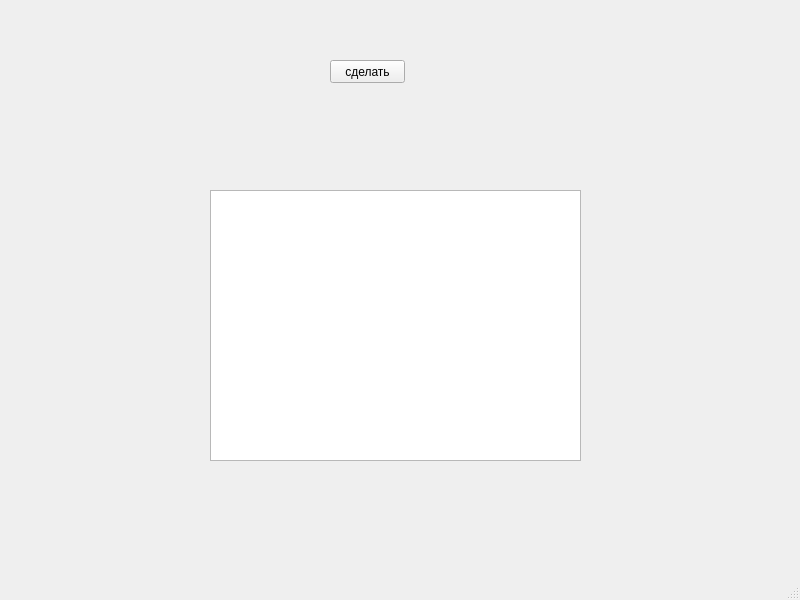
<?xml version="1.0" encoding="UTF-8"?>
<ui version="4.0">
 <class>MainWindow</class>
 <widget class="QMainWindow" name="MainWindow">
  <property name="geometry">
   <rect>
    <x>0</x>
    <y>0</y>
    <width>800</width>
    <height>600</height>
   </rect>
  </property>
  <property name="windowTitle">
   <string>MainWindow</string>
  </property>
  <widget class="QWidget" name="centralwidget">
   <widget class="QPushButton" name="pushButton">
    <property name="geometry">
     <rect>
      <x>330</x>
      <y>60</y>
      <width>75</width>
      <height>23</height>
     </rect>
    </property>
    <property name="text">
     <string>сделать</string>
    </property>
   </widget>
   <widget class="QTableWidget" name="tableWidget">
    <property name="geometry">
     <rect>
      <x>210</x>
      <y>190</y>
      <width>371</width>
      <height>271</height>
     </rect>
    </property>
   </widget>
  </widget>
  <widget class="QMenuBar" name="menubar">
   <property name="geometry">
    <rect>
     <x>0</x>
     <y>0</y>
     <width>800</width>
     <height>21</height>
    </rect>
   </property>
  </widget>
  <widget class="QStatusBar" name="statusbar"/>
 </widget>
 <resources/>
 <connections/>
</ui>
